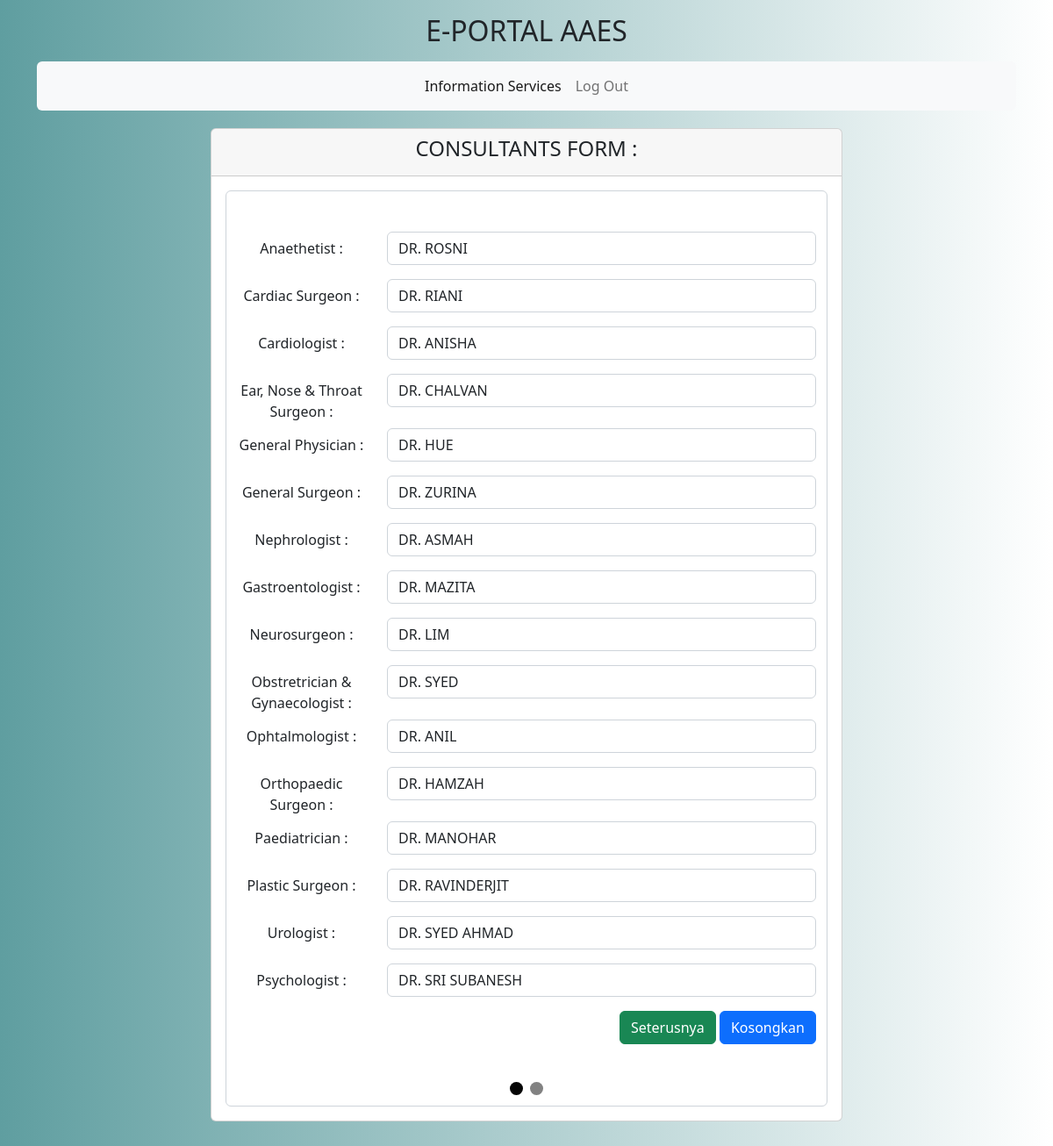
/pelajar/borang/update_form.php?id_user=aaekpj, run on the app's committed database.
### tables this page shows
CREATE TABLE `ibubapa` (
  `id_user` varchar(50) NOT NULL,
  `namabapa` varchar(50) NOT NULL,
  `noic_bapa` varchar(50) NOT NULL,
  `pekerjaanbapa` varchar(50) NOT NULL,
  `notel_bapa` varchar(50) NOT NULL,
  `namaibu` varchar(50) NOT NULL,
  `noic_ibu` varchar(50) NOT NULL,
  `pekerjaanibu` varchar(50) NOT NULL,
  `notel_ibu` varchar(50) NOT NULL,
  `neuro` varchar(50) NOT NULL,
  `obstre` varchar(50) NOT NULL,
  `ophtal` varchar(50) NOT NULL,
  `ortho` varchar(50) NOT NULL,
  `paed` varchar(50) NOT NULL,
  `plastic` varchar(50) NOT NULL,
  `urol` varchar(50) NOT NULL,
  `psych` varchar(50) NOT NULL,
  `onleave` varchar(50) NOT NULL,
  `date1` date DEFAULT NULL,
  `date2` date DEFAULT NULL,
  `cover` varchar(50) NOT NULL
);

### pelajar/borang/update_form.php (the view, shortened to what this page needs)
<?php
include'../../loginserver.php';
include '../../config.php';
$result=mysqli_query($conn,"SELECT * FROM ibubapa  WHERE id_user='".$_GET['id_user']."'");
$row=mysqli_fetch_array($result);
?>
<!doctype html>
<html lang="en">
  <head>
<link href="../assets/dist/css/bootstrap.min.css" rel="stylesheet">
<link rel="stylesheet" type="text/css" href="../form.css">
  </head>
  <body>
<main>
  <div class="container-xl mb-4">
    <center><p>
      <h2>E-PORTAL AAES</h2><p>
    </center>
   <nav class="navbar navbar-expand-sm bg-light rounded" aria-label="Twelfth navbar example">
      <div class="container-fluid">
 <div class="collapse navbar-collapse justify-content-md-center" id="navbar">
          <ul class="navbar-nav">
            <li class="nav-item">
              <a class="nav-link active" href="../paparborangmaklumat.php" active>Information Services</a>
            </li>
            <li class="nav-item">
              <a class="nav-link" href="../../logout.php" onclick="return confirm('Anda Pasti Mahu Log Keluar?')">Log Out</a>
            </li>
          </ul>
        </div>
      </div>
    </nav>
<center>
  <div class="card"style="width: 45rem;">
    <div class="card-header">
      <h4>CONSULTANTS FORM :</h4>
    </div>
    <div class="card-body">
    <form onsubmit="return submitForm()" action="pros_update_ibubapa.php" class="form-control" id="regForm" method="POST"enctype="multipart/form-data" novalidate>
<div class="tab">
    <br>
    <div class="form-group row">
        <div class="col-sm-9">
        </div>
    </div>
    <div class="form-group row">
        <label for="namabapa" class="col-sm-3 col-form-label" >Anaethetist :</label>
        <div class="col-sm-9">
          <p><input type="text" name="namabapa" class="form-control" value="<?php echo $row['namabapa']; ?>" oninput="this.value = this.value.toUpperCase()" required></p>
        </div>
    </div>
    <div class="form-group row">
        <label for="noic_bapa" class="col-sm-3 col-form-label" >Cardiac Surgeon :</label>
        <div class="col-sm-9">
          <p><input type="text" name="noic_bapa" class="form-control" value="<?php echo $row['noic_bapa']; ?>" oninput="this.value = this.value.toUpperCase()" required></p>
        </div>
    </div>
    <div class="form-group row">
        <label for="pekerjaanbapa" class="col-sm-3 col-form-label" >Cardiologist :</label>
        <div class="col-sm-9">
          <p><input type="text" name="pekerjaanbapa" class="form-control"value="<?php echo $row['pekerjaanbapa']; ?>" oninput="this.value = this.value.toUpperCase()" required></p>
        </div>
    </div>
    <div class="form-group row">
        <label for="notel_bapa" class="col-sm-3 col-form-label" >Ear, Nose & Throat Surgeon :</label>
        <div class="col-sm-9">
          <p><input type="text" name="notel_bapa" class="form-control" value="<?php echo $row['notel_bapa']; ?>" oninput="this.value = this.value.toUpperCase()" required></p>
        </div>
    </div>
    <div class="form-group row">
        <label for="namaibu" class="col-sm-3 col-form-label" >General Physician :</label>
        <div class="col-sm-9">
          <p><input type="text" name="namaibu" class="form-control" value="<?php echo $row['namaibu']; ?>" oninput="this.value = this.value.toUpperCase()" required></p>
        </div>
    </div>
    <div class="form-group row">
        <label for="noic_ibu" class="col-sm-3 col-form-label" >General Surgeon :</label>
        <div class="col-sm-9">
          <p><input type="text" name="noic_ibu" class="form-control" value="<?php echo $row['noic_ibu']; ?>" oninput="this.value = this.value.toUpperCase()" required></p>
        </div>
    </div>
    <div class="form-group row">
        <label for="pekerjaanibu" class="col-sm-3 col-form-label" >Nephrologist :</label>
        <div class="col-sm-9">
          <p><input type="text" name="pekerjaanibu" class="form-control" value="<?php echo $row['pekerjaanibu']; ?>" oninput="this.value = this.value.toUpperCase()" required></p>
        </div>
    </div>
    <div class="form-group row">
        <label for="notel_ibu" class="col-sm-3 col-form-label" >Gastroentologist :</label>
        <div class="col-sm-9">
          <p><input type="text" name="notel_ibu" class="form-control" value="<?php echo $row['notel_ibu']; ?>" oninput="this.value = this.value.toUpperCase()" required></p>
        </div>
    </div>
    <div class="form-group row">
        <label for="neuro" class="col-sm-3 col-form-label" >Neurosurgeon :</label>
        <div class="col-sm-9">
          <p><input type="text" name="neuro" class="form-control" value="<?php echo $row['neuro']; ?>" oninput="this.value = this.value.toUpperCase()" required></p>
        </div>
    </div>
    <div class="form-group row">
        <label for="obstre" class="col-sm-3 col-form-label" >Obstretrician & Gynaecologist :</label>
        <div class="col-sm-9">
          <p><input type="text" name="obstre" class="form-control" value="<?php echo $row['obstre']; ?>" oninput="this.value = this.value.toUpperCase()" required></p>
        </div>
    </div>
    <div class="form-group row">
        <label for="ophtal" class="col-sm-3 col-form-label" >Ophtalmologist  :</label>
        <div class="col-sm-9">
          <p><input type="text" name="ophtal" class="form-control" value="<?php echo $row['ophtal']; ?>" oninput="this.value = this.value.toUpperCase()" required></p>
        </div>
    </div>
    <div class="form-group row">
        <label for="ortho" class="col-sm-3 col-form-label" >Orthopaedic Surgeon :</label>
        <div class="col-sm-9">
          <p><input type="text" name="ortho" class="form-control" value="<?php echo $row['ortho']; ?>" oninput="this.value = this.value.toUpperCase()" required></p>
        </div>
    </div>
    <div class="form-group row">
        <label for="paed" class="col-sm-3 col-form-label" >Paediatrician :</label>
        <div class="col-sm-9">
          <p><input type="text" name="paed" class="form-control" value="<?php echo $row['paed']; ?>" oninput="this.value = this.value.toUpperCase()" required></p>
        </div>
    </div>
    <div class="form-group row">
        <label for="plastic" class="col-sm-3 col-form-label" >Plastic Surgeon :</label>
        <div class="col-sm-9">
          <p><input type="text" name="plastic" class="form-control" value="<?php echo $row['plastic']; ?>" oninput="this.value = this.value.toUpperCase()" required></p>
        </div>
    </div>
    <div class="form-group row">
        <label for="urol" class="col-sm-3 col-form-label" >Urologist :</label>
        <div class="col-sm-9">
          <p><input type="text" name="urol" class="form-control" value="<?php echo $row['urol']; ?>" oninput="this.value = this.value.toUpperCase()" required></p>
        </div>
    </div>
    <div class="form-group row">
        <label for="psych" class="col-sm-3 col-form-label" >Psychologist :</label>
        <div class="col-sm-9">
          <p><input type="text" name="psych" class="form-control" value="<?php echo $row['psych']; ?>" oninput="this.value = this.value.toUpperCase()" required></p>
        </div>
    </div>
</div>
  <div style="overflow:auto;">
    <div style="float:right;">
      <button type="button" id="nextBtn" onclick="nextPrev(1)"class="btn btn-success">Seterusnya</button>
      <button type="reset" id="resetBtn" onclick="reset(1)" class="btn btn-primary">Kosongkan</button>
    </div>
  </div>
  <div style="text-align:center;margin-top:40px;">
    <span class="step"></span>
    <span class="step"></span>
  </div>
</form>
</div>
</div>
</center>
</main>
  </body>
</html>

### pelajar/form.css (style rules this page uses)
input { padding: 10px; width: 100%; font-size: 17px; border: 1px solid #aaaaaa; }
.tab { display: none; }
button { cursor: pointer; }
.step { height: 15px; width: 15px; margin: 0 2px; background-color: #050505; border: none; border-radius: 50%; display: inline-block; opacity: 0.5; }
.step.active { opacity: 1; }

### pelajar/borang/update_form.php (style rules this page uses)
body { padding-bottom: 20px; background: linear-gradient(to left, White, CadetBlue); }
.navbar { margin-bottom: 20px; }

### data on the page
ibubapa: namabapa "DR. ROSNI", noic_bapa "DR. RIANI", notel_bapa "DR. CHALVAN", namaibu "DR. HUE", noic_ibu "DR. ZURINA", pekerjaanibu "DR. ASMAH", notel_ibu "DR. MAZITA", neuro "DR. LIM", obstre "DR. SYED", ophtal "DR. ANIL", ortho "DR. HAMZAH", paed "DR. MANOHAR", plastic "DR. RAVINDERJIT", urol "DR. SYED AHMAD", psych "DR. SRI SUBANESH"
